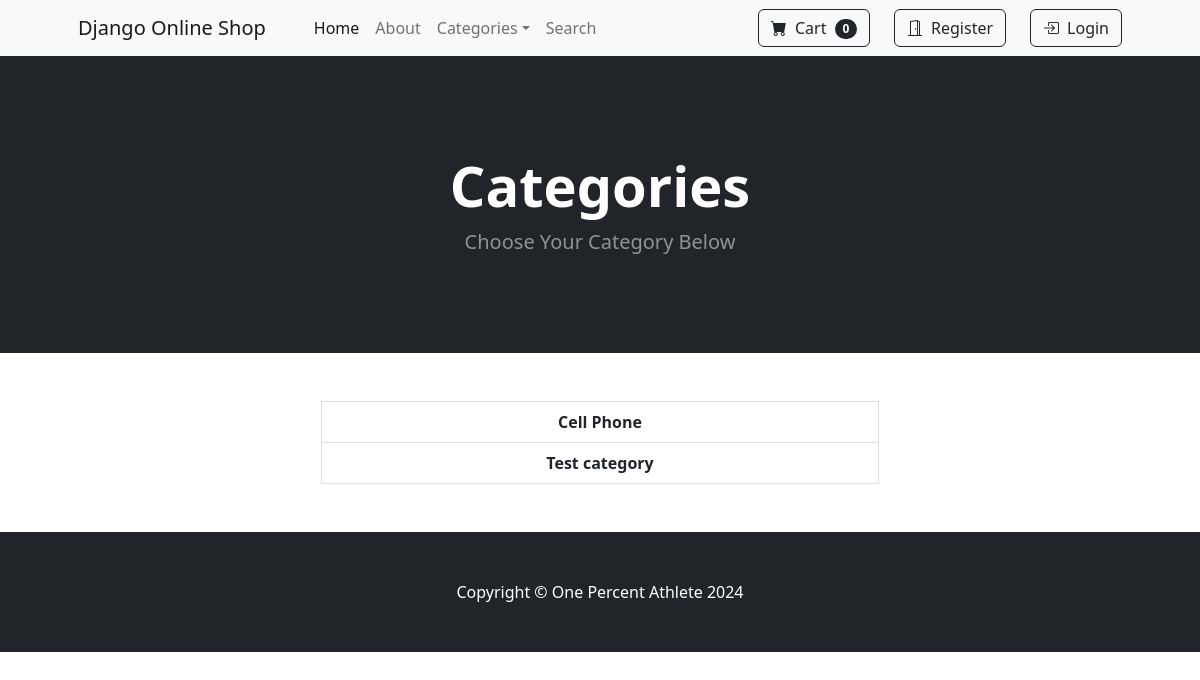
The app's page /category_summary/, older data.
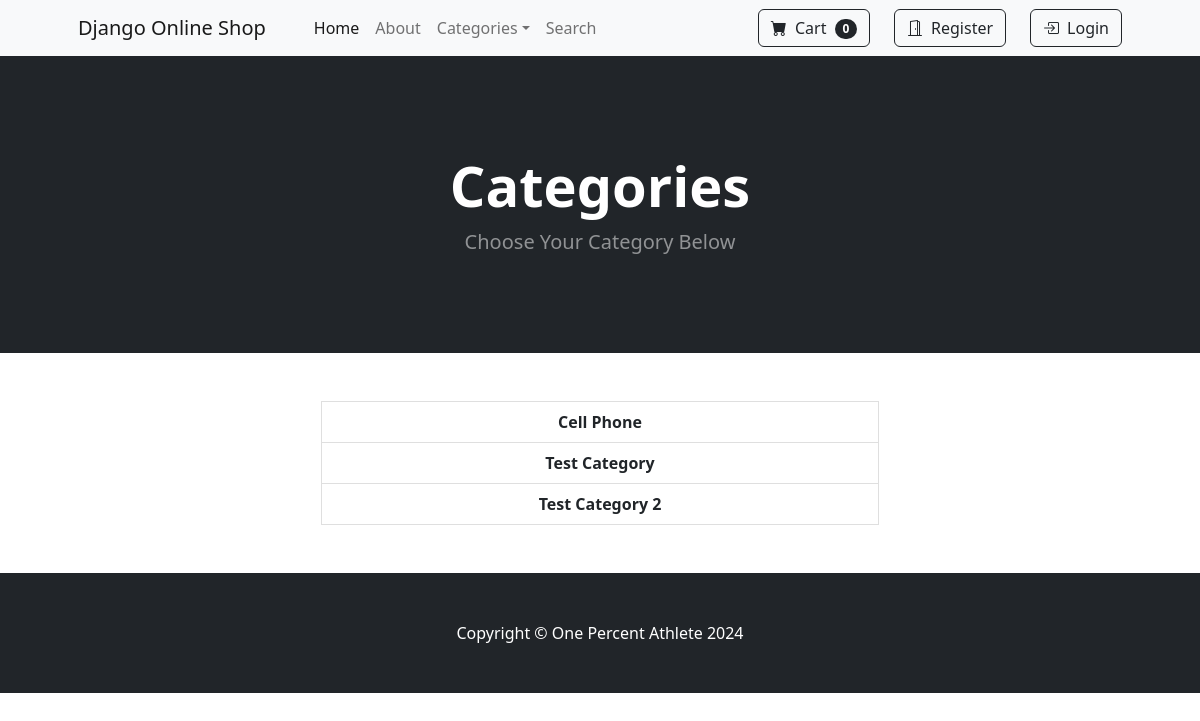
The same page, newer data.
### store/models.py (models this page shows)
class Category(models.Model):
    name = models.CharField(max_length=50)
    def __str__(self):
        return self.name
    class Meta:
        verbose_name_plural = 'categories'

### store/views.py (the view)
# urls.py: path('category_summary/', views.category_summary, name="category_summary"),
def category_summary(request):
    categories = Category.objects.all()
    return render(request, "category_summary.html", {
        "categories": categories,
    })

### cart/cart.py (called while the page is built)
    def __len__(self):
        return len(self.cart)

### cart/context_processors.py (called while the page is built)
def cart(request):
    return {"cart": Cart(request)}

### store/templates/category_summary.html
{% extends 'base.html' %}
{% block content %}
<header class="bg-dark py-5">
    <div class="container px-4 px-lg-5 my-5">
        <div class="text-center text-white">
            <h1 class="display-4 fw-bolder">Categories</h1>
            <p class="lead fw-normal text-white-50 mb-0">Choose Your Category Below</p>
        </div>
    </div>
</header>
<div class="container">
    <div class="row">
        <center>
            <div class="list-group col-md-6 striped-columns">
                <br><br>
                {% for category in categories %}
                <a href="{% url 'category' category.name %}" class="list-group-item list-group-item-action fw-bolder">{{ category }}</a>
                {% endfor %}
                <br><br>
              </div>
        </center>
    </div>
</div>
 {% endblock %}

Row changes from the older to the newer data that the page shows:
changed Category: name "Test category" → "Test Category"
added Category: name "Test Category 2"
